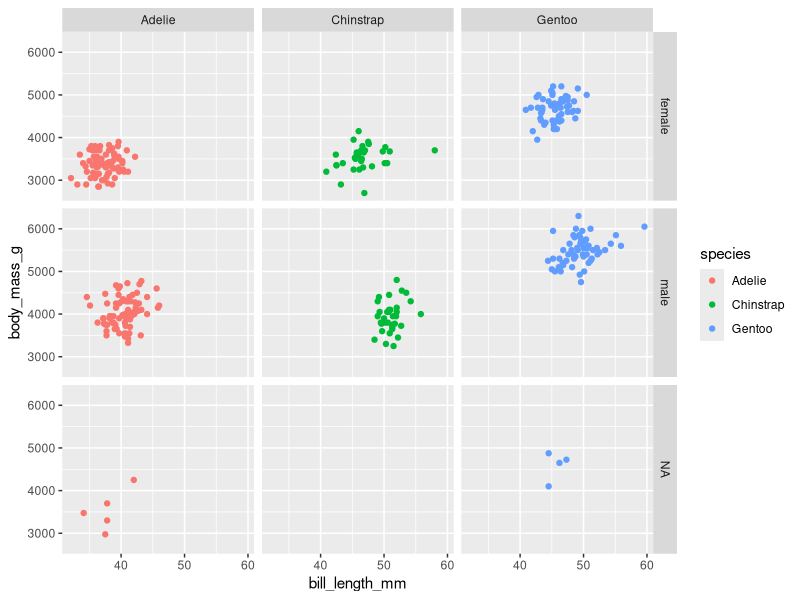

R code for this plot:
## ---- chunk 1
knitr::opts_chunk$set(echo = TRUE)
## ---- chunk 2
install.packages("ggplot2")
install.packages("palmerpenguins")
library(ggplot2)
library(palmerpenguins)

## ---- chunk 3
ggplot(data=penguins)+
  geom_point(mapping=aes(x=bill_length_mm, y=body_mass_g, color=species))+
  facet_grid(sex~species)
